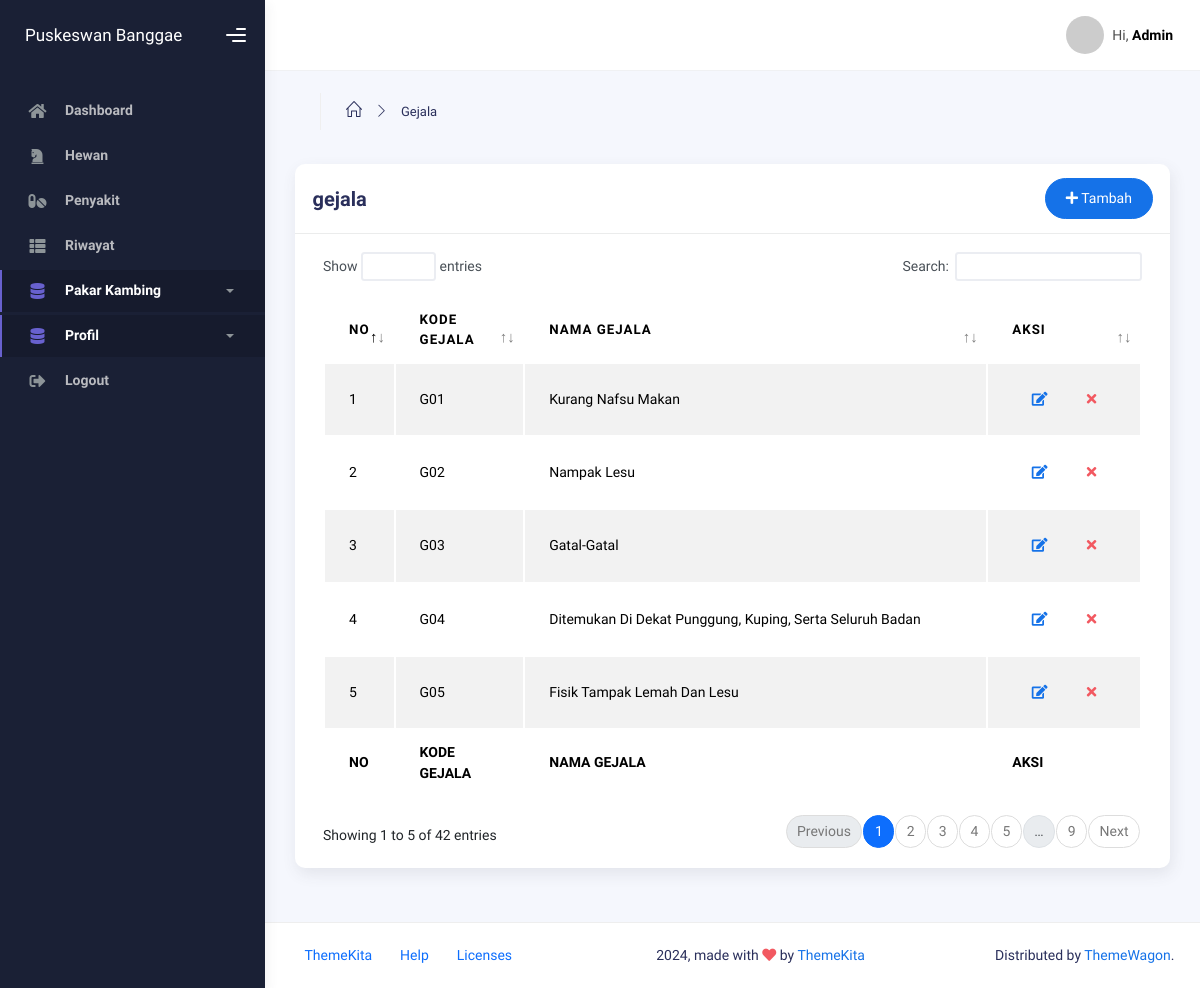
/backend/gejala/index.php, run on the app's committed database.
### tables this page shows
CREATE TABLE `tbl_gejala` (
  `kode_gejala` varchar(11) NOT NULL,
  `nama_gejala` varchar(100) DEFAULT NULL
);

### backend/gejala/index.php (the view, shortened to what this page needs)
<?php
  include '../components/header.php';
?>
  <body>
    <div class="wrapper">
      <?php
        include '../components/sidebar.php';
      ?>
      <div class="main-panel">
        <div class="main-header">
          <?php
            include '../components/navbar.php';
          ?>
        </div>
        <div class="container">
          <div class="page-inner">
            <div class="page-header">
              <ul class="breadcrumbs mb-3">
                <li class="nav-home">
                  <a href="#">
                    <i class="icon-home"></i>
                  </a>
                </li>
                <li class="separator">
                  <i class="icon-arrow-right"></i>
                </li>
                <li class="nav-item">
                  <a href="#">Gejala</a>
                </li>
              </ul>
            </div>
            <div class="row">
              <div class="col-md-12">
                <div class="card">
                  <div class="card-header">
                    <div class="d-flex align-items-center">
                      <h4 class="card-title">gejala</h4>
                      <a href="tambah.php"
                        class="btn btn-primary btn-round ms-auto"
                      >
                        <i class="fa fa-plus"></i>
                        Tambah
                      </a>
                    </div>
                  </div>
                  <div class="card-body">
                    <div class="table-responsive">
                      <table
                        id="add-row"
                        class="display table table-striped table-hover"
                      >
                        <thead>
                          <tr>
                            <th>NO</th>
                            <th>KODE GEJALA</th>
                            <th>NAMA GEJALA</th>
                            <th style="width: 10%">AKSI</th>
                          </tr>
                        </thead>
                        <tfoot>
                          <tr>
                            <th>NO</th>
                            <th>KODE GEJALA</th>
                            <th>NAMA GEJALA</th>
                            <th>AKSI</th>
                          </tr>
                        </tfoot>
                        <tbody>
                        <?php
                          $query = mysqli_query($koneksi, "SELECT * FROM tbl_gejala");
                          $no = 1;
                          while($data = mysqli_fetch_array($query)) {
                        ?>
                          <tr>
                            <td><?= $no++ ?></td>
                            <td><?= $data["kode_gejala"]; ?></td>
                            <td><?= $data["nama_gejala"]; ?></td>
                            <td>
                              <div class="form-button-action">
                                <a
                                  href="edit.php?kode_gejala=<?= $data['kode_gejala']; ?>"
                                  class="btn btn-link btn-primary"
                                  data-original-title="Edit Task"
                                >
                                  <i class="fa fa-edit"></i>
                                </a>
                                <button type="button"
                                  class="btn btn-link btn-danger delete-btn" id="alert_demo_7" data-id="<?= $data['kode_gejala']; ?>"
                                >
                                  <i class="fa fa-times"></i>
                                </button>
                              </div>
                            </td>
                          </tr>
                        <?php
                          }
                        ?>
                        </tbody>
                      </table>
                    </div>
                  </div>
                </div>
              </div>
            </div>
          </div>
        </div>
        <footer class="footer">
          <div class="container-fluid d-flex justify-content-between">
            <nav class="pull-left">
              <ul class="nav">
                <li class="nav-item">
                  <a class="nav-link" href="http://www.themekita.com">
                    ThemeKita
                  </a>
                </li>
                <li class="nav-item">
                  <a class="nav-link" href="#"> Help </a>
                </li>
                <li class="nav-item">
                  <a class="nav-link" href="#"> Licenses </a>
                </li>
              </ul>
            </nav>
            <div class="copyright">
              2024, made with <i class="fa fa-heart heart text-danger"></i> by
              <a href="http://www.themekita.com">ThemeKita</a>
            </div>
            <div>
              Distributed by
              <a target="_blank" href="https://themewagon.com/">ThemeWagon</a>.
            </div>
          </div>
        </footer>
      </div>
      <div class="custom-template">
        <div class="title">Settings</div>
        <div class="custom-content">
          <div class="switcher">
            <div class="switch-block">
              <h4>Logo Header</h4>
              <div class="btnSwitch">
                <button
                  type="button"
                  class="selected changeLogoHeaderColor"
                  data-color="dark"
                ></button>
                <button
                  type="button"
                  class="selected changeLogoHeaderColor"
                  data-color="blue"
                ></button>
                <br />
              </div>
            </div>
            <div class="switch-block">
              <h4>Navbar Header</h4>
              <div class="btnSwitch">
                <br />
                <button
                  type="button"
                  class="selected changeTopBarColor"
                  data-color="blue2"
                ></button>
              </div>
            </div>
            <div class="switch-block">
              <h4>Sidebar</h4>
              <div class="btnSwitch">
                <button
                  type="button"
                  class="selected changeSideBarColor"
                  data-color="white"
                ></button>
              </div>
            </div>
          </div>
        </div>
        <div class="custom-toggle">
        </div>
      </div>
    </div>
  </body>
</html>

### data on the page
tbl_gejala: kode_gejala "G01", nama_gejala "Kurang Nafsu Makan"
tbl_gejala: kode_gejala "G02", nama_gejala "Nampak Lesu"
tbl_gejala: kode_gejala "G03", nama_gejala "Gatal-Gatal"
tbl_gejala: kode_gejala "G04", nama_gejala "Ditemukan Di Dekat Punggung, Kuping, Serta Seluruh Badan"
tbl_gejala: kode_gejala "G05", nama_gejala "Fisik Tampak Lemah Dan Lesu"
